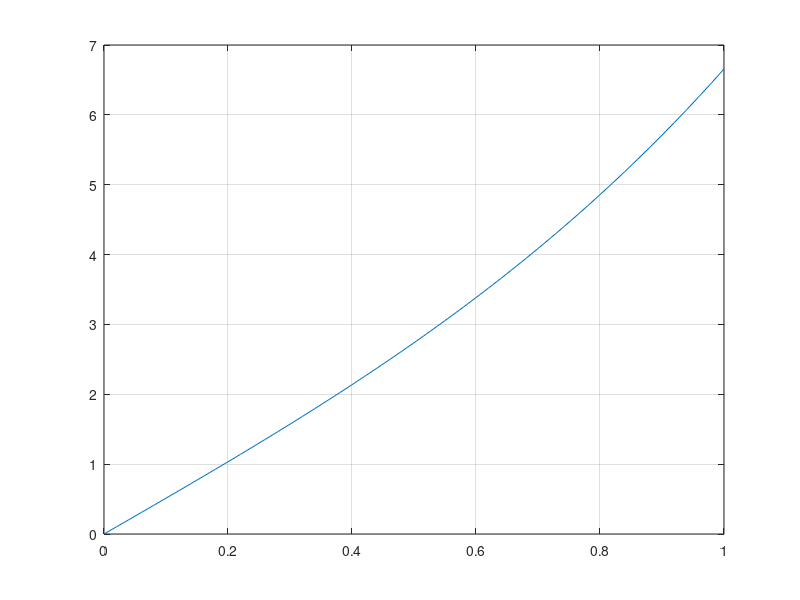

The MATLAB script that drew this image:
% 1D Poisson equation finite element method
% Standard Galerkin method
% Starson


close all
clear all
format short e

x0 = 0; x1 = 1;   % start and end point
L = x1 - x0;      % total length
N = 50;            % number of interval
dx = L/N;         % interval size
ap = 10.;         % applied force on the RHS ending

% test case 1 condition
% u0 = 0; du1/dt = f; f=1;
% Decleration
u = zeros(1,N+1); A = zeros(N+1,N+1); F = zeros(1,N+1);
isBdary = false(N+1,1); x = linspace(0,1,N+1);
% Element stiffness matrix and load vector
Ak = 1/dx*[1,-1;-1,1];
Bk = dx*[2/3,1/6;1/6,2/3];
% Assemble global matrix
for i=1:N
    for m=1:2
        for n=1:2
   A(m+i-1,n+i-1) = A(m+i-1,n+i-1) + Ak(m,n) + Bk(m,n);
        end
        a = x(i); b = x(i+1);
    end
end
F(N+1) = ap;

% Apply Boundary condition
isBdary(1) = true; %isBdary(N+1) = true;
free = find(~isBdary);
%A(1,:) = 0; A(1,1) = 1;
%A(N+1,:) = 0; A(N+1,N+1) = 1;
%F(1) = 5; F(free) = 0;

% Calculate results
u(free) = A(free,free)\F(free)';
%u = A \ F';
%u_exact = -sin(2*pi*x);

%u(1) = 5;

% Error analysis
%error = sqrt(sum((u_exact-u).^2))/N;
%disp(error);

figure
plot(x,u);
hold on
%plot(x,u_exact,'r-');
hold off
grid on